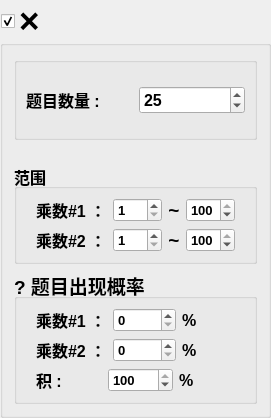
       <widget class="QGroupBox" name="multiplyGrp">
        <property name="font">
         <font>
          <family>Arial</family>
          <pointsize>26</pointsize>
          <weight>75</weight>
          <bold>true</bold>
         </font>
        </property>
        <property name="title">
         <string>×</string>
        </property>
        <property name="flat">
         <bool>false</bool>
        </property>
        <property name="checkable">
         <bool>true</bool>
        </property>
        <layout class="QVBoxLayout" name="verticalLayout_4" stretch="1,0,3,4">
         <item>
          <widget class="QGroupBox" name="groupBox_2">
           <property name="title">
            <string/>
           </property>
           <property name="flat">
            <bool>false</bool>
           </property>
           <layout class="QHBoxLayout" name="horizontalLayout_7">
            <item>
             <widget class="QLabel" name="label_17">
              <property name="font">
               <font>
                <family>Arial</family>
                <pointsize>12</pointsize>
                <weight>75</weight>
                <bold>true</bold>
               </font>
              </property>
              <property name="text">
               <string>题目数量 :</string>
              </property>
             </widget>
            </item>
            <item>
             <widget class="QSpinBox" name="multiplyQuestionCntSpn">
              <property name="font">
               <font>
                <family>Arial</family>
                <pointsize>12</pointsize>
                <weight>75</weight>
                <bold>true</bold>
               </font>
              </property>
              <property name="maximum">
               <number>1000</number>
              </property>
              <property name="value">
               <number>25</number>
              </property>
             </widget>
            </item>
           </layout>
          </widget>
         </item>
         <item>
          <spacer name="verticalSpacer_2">
           <property name="orientation">
            <enum>Qt::Vertical</enum>
           </property>
           <property name="sizeType">
            <enum>QSizePolicy::Fixed</enum>
           </property>
           <property name="sizeHint" stdset="0">
            <size>
             <width>20</width>
             <height>18</height>
            </size>
           </property>
          </spacer>
         </item>
         <item>
          <widget class="QGroupBox" name="range_3">
           <property name="font">
            <font>
             <family>Arial</family>
             <pointsize>12</pointsize>
             <weight>75</weight>
             <bold>true</bold>
            </font>
           </property>
           <property name="title">
            <string>范围</string>
           </property>
           <layout class="QVBoxLayout" name="verticalLayout_10">
            <item>
             <layout class="QHBoxLayout" name="horizontalLayout_19">
              <property name="leftMargin">
               <number>10</number>
              </property>
              <property name="rightMargin">
               <number>10</number>
              </property>
              <item>
               <widget class="QLabel" name="label_18">
                <property name="font">
                 <font>
                  <family>Arial</family>
                  <pointsize>12</pointsize>
                  <weight>75</weight>
                  <bold>true</bold>
                 </font>
                </property>
                <property name="text">
                 <string>乘数#1 ：</string>
                </property>
               </widget>
              </item>
              <item>
               <widget class="QSpinBox" name="mt1minSpn">
                <property name="font">
                 <font>
                  <family>Arial</family>
                  <pointsize>10</pointsize>
                  <weight>75</weight>
                  <bold>true</bold>
                 </font>
                </property>
                <property name="minimum">
                 <number>1</number>
                </property>
                <property name="maximum">
                 <number>100</number>
                </property>
               </widget>
              </item>
              <item>
               <widget class="QLabel" name="label_19">
                <property name="font">
                 <font>
                  <family>Arial</family>
                  <pointsize>14</pointsize>
                  <weight>75</weight>
                  <bold>true</bold>
                 </font>
                </property>
                <property name="text">
                 <string>~</string>
                </property>
                <property name="alignment">
                 <set>Qt::AlignCenter</set>
                </property>
               </widget>
              </item>
              <item>
               <widget class="QSpinBox" name="mt1maxSpn">
                <property name="font">
                 <font>
                  <family>Arial</family>
                  <pointsize>10</pointsize>
                  <weight>75</weight>
                  <bold>true</bold>
                 </font>
                </property>
                <property name="minimum">
                 <number>1</number>
                </property>
                <property name="maximum">
                 <number>100</number>
                </property>
                <property name="value">
                 <number>100</number>
                </property>
               </widget>
              </item>
             </layout>
            </item>
            <item>
             <layout class="QHBoxLayout" name="horizontalLayout_20">
              <property name="leftMargin">
               <number>10</number>
              </property>
              <property name="rightMargin">
               <number>10</number>
              </property>
              <item>
               <widget class="QLabel" name="label_21">
                <property name="font">
                 <font>
                  <family>Arial</family>
                  <pointsize>12</pointsize>
                  <weight>75</weight>
                  <bold>true</bold>
                 </font>
                </property>
                <property name="text">
                 <string>乘数#2 ：</string>
                </property>
               </widget>
              </item>
              <item>
               <widget class="QSpinBox" name="mt2minSpn">
                <property name="font">
                 <font>
                  <family>Arial</family>
                  <pointsize>10</pointsize>
                  <weight>75</weight>
                  <bold>true</bold>
                 </font>
                </property>
                <property name="minimum">
                 <number>1</number>
                </property>
                <property name="maximum">
                 <number>100</number>
                </property>
               </widget>
              </item>
              <item>
               <widget class="QLabel" name="label_20">
                <property name="font">
                 <font>
                  <family>Arial</family>
                  <pointsize>14</pointsize>
                  <weight>75</weight>
                  <bold>true</bold>
                 </font>
                </property>
                <property name="text">
                 <string>~</string>
                </property>
                <property name="alignment">
                 <set>Qt::AlignCenter</set>
                </property>
               </widget>
              </item>
              <item>
               <widget class="QSpinBox" name="mt2maxSpn">
                <property name="font">
                 <font>
                  <family>Arial</family>
                  <pointsize>10</pointsize>
                  <weight>75</weight>
                  <bold>true</bold>
                 </font>
                </property>
                <property name="minimum">
                 <number>1</number>
                </property>
                <property name="maximum">
                 <number>100</number>
                </property>
                <property name="value">
                 <number>100</number>
                </property>
               </widget>
              </item>
             </layout>
            </item>
           </layout>
          </widget>
         </item>
         <item>
          <widget class="QGroupBox" name="possibilitiesGrp_3">
           <property name="font">
            <font>
             <family>Arial</family>
             <pointsize>14</pointsize>
             <weight>75</weight>
             <bold>true</bold>
            </font>
           </property>
           <property name="title">
            <string>? 题目出现概率</string>
           </property>
           <layout class="QVBoxLayout" name="verticalLayout_11">
            <item>
             <layout class="QHBoxLayout" name="horizontalLayout_21">
              <property name="leftMargin">
               <number>10</number>
              </property>
              <item>
               <widget class="QLabel" name="label_22">
                <property name="font">
                 <font>
                  <family>Arial</family>
                  <pointsize>12</pointsize>
                  <weight>75</weight>
                  <bold>true</bold>
                 </font>
                </property>
                <property name="text">
                 <string>乘数#1 ：</string>
                </property>
               </widget>
              </item>
              <item>
               <widget class="QSpinBox" name="multiply1rateSpn">
                <property name="font">
                 <font>
                  <family>Arial</family>
                  <pointsize>10</pointsize>
                  <weight>75</weight>
                  <bold>true</bold>
                 </font>
                </property>
               </widget>
              </item>
              <item>
               <widget class="QLabel" name="label_40">
                <property name="font">
                 <font>
                  <family>Arial</family>
                  <pointsize>12</pointsize>
                  <weight>75</weight>
                  <bold>true</bold>
                 </font>
                </property>
                <property name="text">
                 <string>%</string>
                </property>
               </widget>
              </item>
             </layout>
            </item>
            <item>
             <layout class="QHBoxLayout" name="horizontalLayout_22">
              <property name="leftMargin">
               <number>10</number>
              </property>
              <item>
               <widget class="QLabel" name="label_23">
                <property name="font">
                 <font>
                  <family>Arial</family>
                  <pointsize>12</pointsize>
                  <weight>75</weight>
                  <bold>true</bold>
                 </font>
                </property>
                <property name="text">
                 <string>乘数#2 ：</string>
                </property>
               </widget>
              </item>
              <item>
               <widget class="QSpinBox" name="multiply2rateSpn">
                <property name="font">
                 <font>
                  <family>Arial</family>
                  <pointsize>10</pointsize>
                  <weight>75</weight>
                  <bold>true</bold>
                 </font>
                </property>
               </widget>
              </item>
              <item>
               <widget class="QLabel" name="label_41">
                <property name="font">
                 <font>
                  <family>Arial</family>
                  <pointsize>12</pointsize>
                  <weight>75</weight>
                  <bold>true</bold>
                 </font>
                </property>
                <property name="text">
                 <string>%</string>
                </property>
               </widget>
              </item>
             </layout>
            </item>
            <item>
             <layout class="QHBoxLayout" name="horizontalLayout_23">
              <property name="leftMargin">
               <number>10</number>
              </property>
              <item>
               <widget class="QLabel" name="label_24">
                <property name="font">
                 <font>
                  <family>Arial</family>
                  <pointsize>12</pointsize>
                  <weight>75</weight>
                  <bold>true</bold>
                 </font>
                </property>
                <property name="text">
                 <string>积 : </string>
                </property>
               </widget>
              </item>
              <item>
               <widget class="QSpinBox" name="multiply3rateSpn">
                <property name="font">
                 <font>
                  <family>Arial</family>
                  <pointsize>10</pointsize>
                  <weight>75</weight>
                  <bold>true</bold>
                 </font>
                </property>
                <property name="maximum">
                 <number>100</number>
                </property>
                <property name="value">
                 <number>100</number>
                </property>
               </widget>
              </item>
              <item>
               <widget class="QLabel" name="label_39">
                <property name="font">
                 <font>
                  <family>Arial</family>
                  <pointsize>12</pointsize>
                  <weight>75</weight>
                  <bold>true</bold>
                 </font>
                </property>
                <property name="text">
                 <string>%</string>
                </property>
               </widget>
              </item>
             </layout>
            </item>
           </layout>
          </widget>
         </item>
        </layout>
       </widget>
